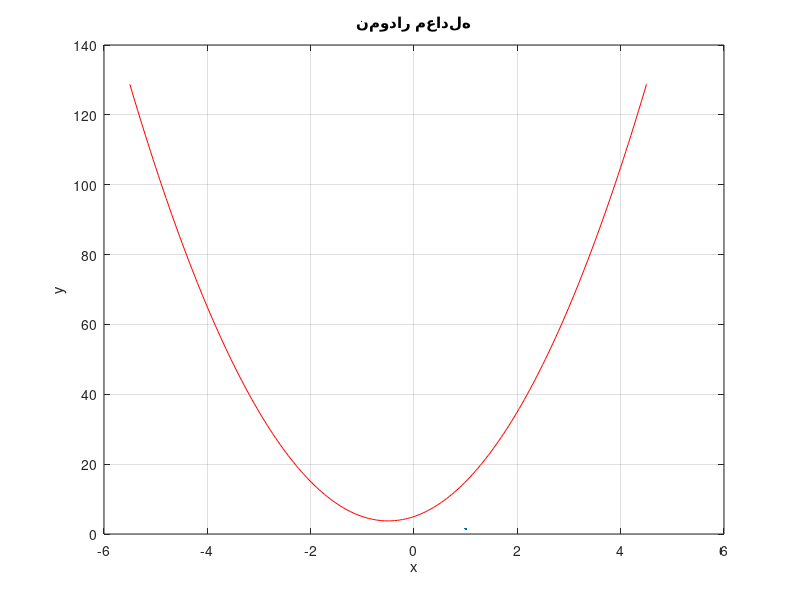

This chart was generated by the following MATLAB code: (Note: this script raises an error after producing the figure.)
clear;
clc;
close all;

%الف

a= input('inter a: ');
b= input('inter b: ');
c= input('inter c ');

p= [a, b, c];
r= roots(p);

fprintf('roots: ');
disp(r);




%ب

if isreal(r)
    x = linspace(min(r) - 2, max(r) + 2, 200);
else
    x_ras = -b / (2 * a);
    x = linspace(x_ras - 5, x_ras + 5, 200);
end

y = polyval(p, x);

figure(1);
plot(x, y, 'r', LineWidth=1.5);
title('نمودار معادله');
xlabel('x');
ylabel('y');
grid on;
hold on;

%پ

if isreal(r)
    plot(r, [0, 0], 'ro', MarkerSize=8, MarkerFaceColor='r');
end

yline(0, '--y');

title('نمودار و محل ریشه ها');
xlabel('x');
ylabel('y');
grid on;
